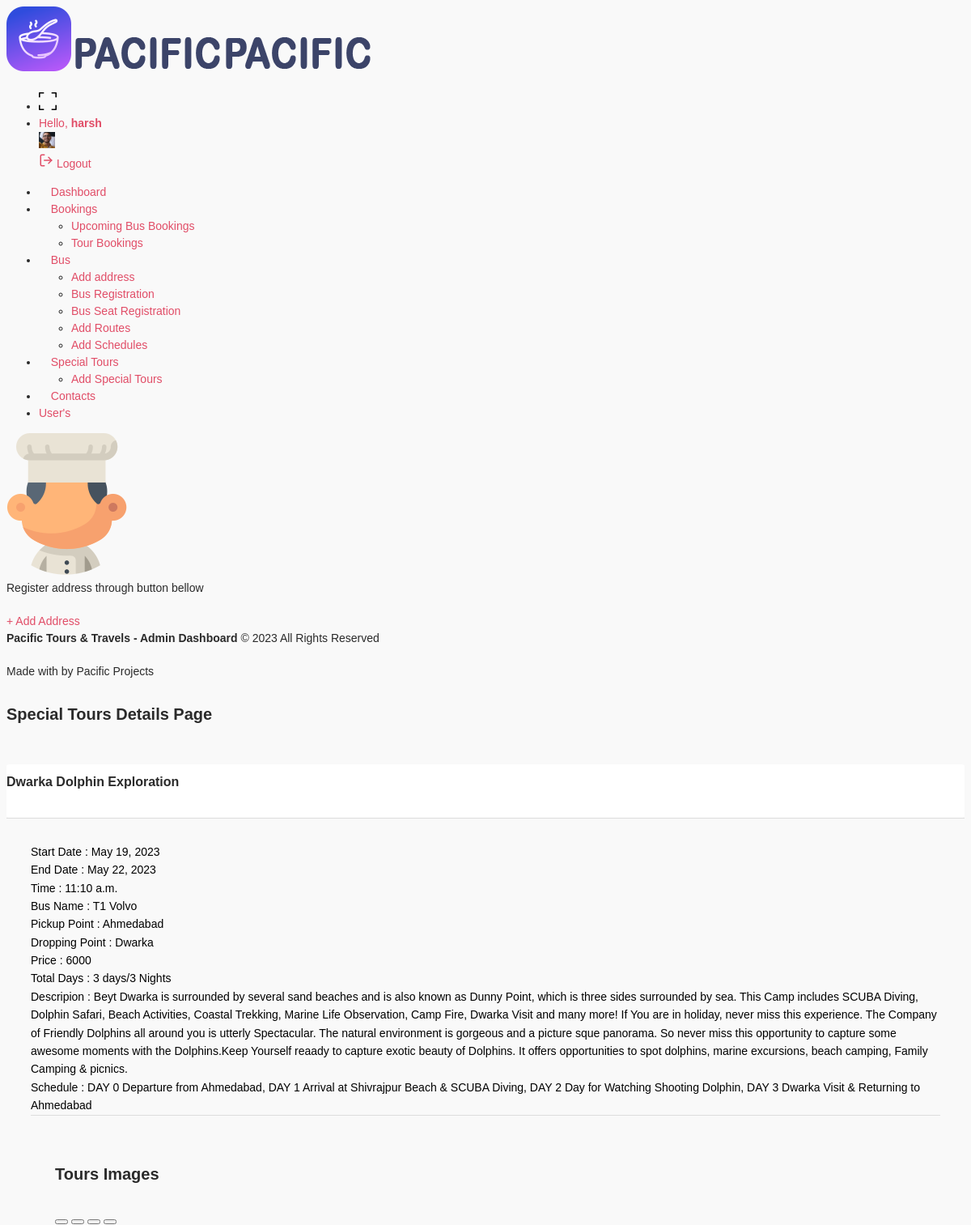
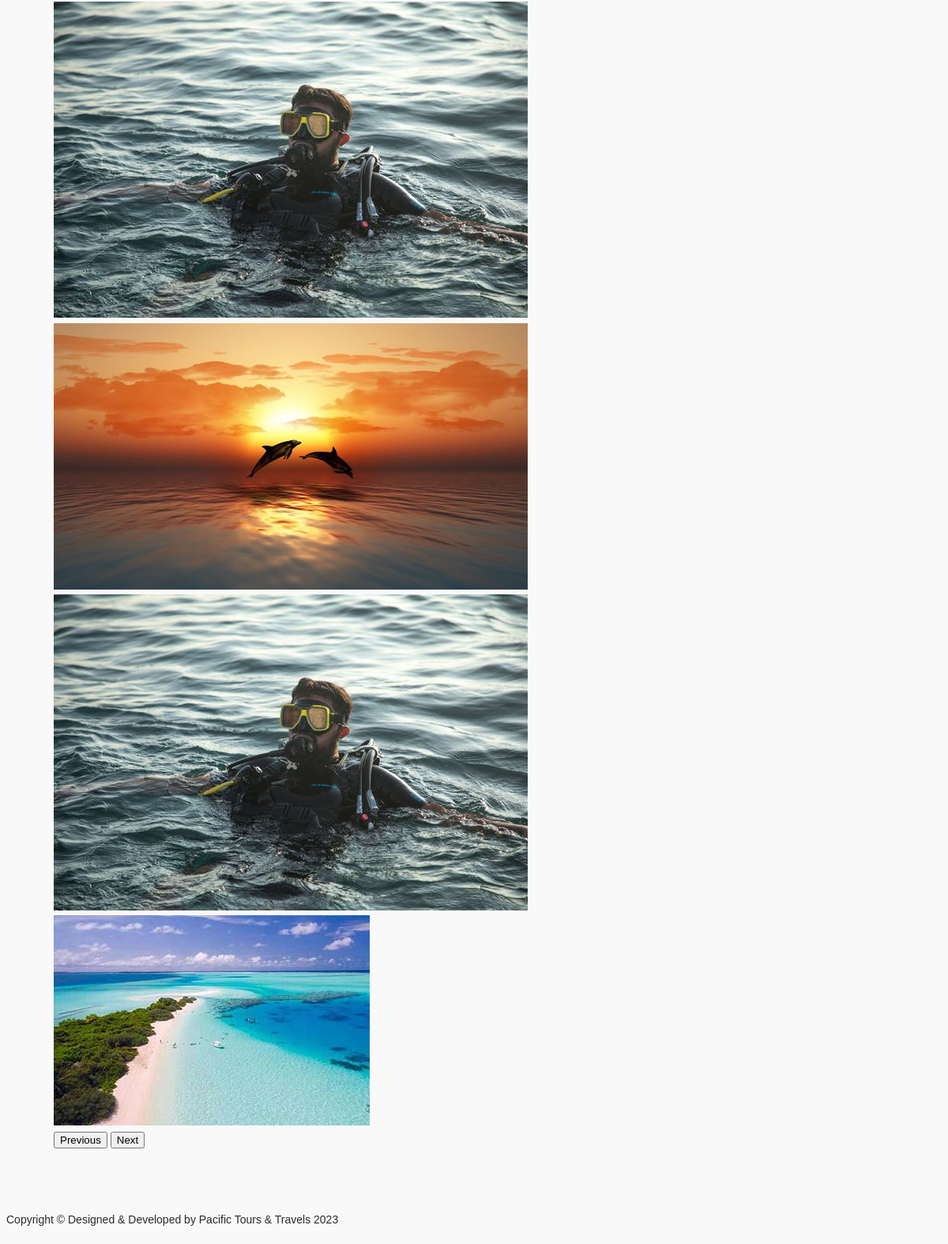
The page /manager/3/stours_details/ (signed in) on the database its author committed (2 pictures, top to bottom).
### auth_system/models.py (models this page shows)
class CustomUser(AbstractUser):
    user_type = models.CharField(max_length=10,choices=user_choice,default='customer')
    contact = models.CharField(max_length=10,default='')
    gender = models.CharField(max_length=50,choices=gender_choice,default='male')

### booking/models.py (models this page shows, shortened)
class Special_Tours(models.Model):
    name = models.CharField(max_length=100,blank=False,null=False)
    start_date = models.DateField(default=timezone.now)
    end_date = models.DateField(default=timezone.now)
    time = models.TimeField(default=timezone.now)
    bus_fk_k = models.ForeignKey(Bus,on_delete=models.CASCADE,related_name='special_tours_bus')
    description = models.CharField(max_length=1000)
    schedule = models.CharField(max_length=2000)
    origin_fk_k = models.ForeignKey(Address,on_delete=models.CASCADE,related_name='special_tours_origin_address')
    destination_fk_k = models.ForeignKey(Address,on_delete=models.CASCADE,related_name='special_tours_destination_address')
    price = models.IntegerField()
    total_days = models.CharField(max_length=15)
    boarding_point = models.CharField(max_length=50,null=True,blank=True)
    dropping_point = models.CharField(max_length=50,null=True,blank=True)
    offer = models.BooleanField(default=False,blank=True,null=True)
    offer_per = models.CharField(max_length=10,default='',null=True,blank=True)
    img1 = models.ImageField(upload_to='Images',blank=True,null=True)
    img2 = models.ImageField(upload_to='Images',blank=True,null=True)
    img3 = models.ImageField(upload_to='Images',blank=True,null=True)
    img4 = models.ImageField(upload_to='Images',blank=True,null=True)
    def get_img1_url(self):
        return self.img1.url
    def get_img2_url(self):
        return self.img2.url
    def get_img3_url(self):
        return self.img3.url
    def get_img4_url(self):
        return self.img4.url

class Bus(models.Model):
    name = models.CharField(max_length=50,blank=True,null=True)
    driver_name = models.CharField(max_length=50)
    contact = models.CharField(max_length=10)
    plate_no = models.CharField(max_length=50)
    check_ac = models.CharField(max_length=10,choices=t_type,default='non-ac')
    seat_type = models.CharField(max_length=25,choices=s_type,default='non-ac-seat(2+2)')  # new on 28-1
    max_seats = models.IntegerField()

class Address(models.Model):
    city = models.CharField(max_length=100,blank=False,null=False,unique=True)
    state = models.CharField(max_length=100,blank=False,null=False)
    pincode = models.CharField(max_length=10,blank=True,null=True)

### manager/views.py (the view)
# urls.py: path('<int:id>/stours_details/',views.stours_details, name="stours_details"),
@login_required(login_url='auth_system:login_user')
def stours_details(request,id):
    sd_obj = Special_Tours.objects.get(id=id)
    context={
        'data':sd_obj
    }
    return render(request,'manager/stours_details.html',context)

### templates/manager/stours_details.html (shortened to what this page needs)
{% extends 'manager/layout.html' %}
{% load static %}
{% block body %}
<div class="content-body">
    <div class="container-fluid">
        <div class="row page-titles mx-0">
            <div class="col-sm-6 p-md-0">
                <div class="welcome-text">
                    <h4>Special Tours Details Page</h4>
                </div>
            </div>
        </div>
        <div class="row">
            <div class="col-12">
                <div class="card">
                    <div class="card-header">
                        <h4 class="card-title">{{data.name}}</h4>
                    </div>
                    <div class="card-body" style="color: black;">
                        Start Date : {{data.start_date}}<br>
                        End Date : {{data.end_date}}<br>
                        Time : {{data.time}}<br>
                        Bus Name : {{data.bus_fk_k.name}}<br>
                        Pickup Point : {{data.origin_fk_k.city}}<br>
                        Dropping Point : {{data.destination_fk_k.city}}<br>
                        Price : {{data.price}}<br>
                        Total Days : {{data.total_days}}<br>
                        Descripion : {{data.description}}<br>
                        Schedule : {{data.schedule}}<br>
                        <div class="col-xl-6">
                            <div class="card">
                                <div class="card-body p-4">
                                    <h4 class="card-intro-title mb-4">Tours Images</h4>
                                    <div class="bootstrap-carousel">
                                        <div id="carouselExampleIndicators2" class="carousel slide" data-bs-ride="carousel">
                                            <div class="carousel-indicators">
                                                <button type="button" data-bs-target="#carouselExampleIndicators2" data-bs-slide-to="0" class="active" aria-current="true" aria-label="Slide 1"></button>
                                                <button type="button" data-bs-target="#carouselExampleIndicators2" data-bs-slide-to="1" aria-label="Slide 2"></button>
                                                <button type="button" data-bs-target="#carouselExampleIndicators2" data-bs-slide-to="2" aria-label="Slide 3"></button>
                                                <button type="button" data-bs-target="#carouselExampleIndicators2" data-bs-slide-to="3" aria-label="Slide 4"></button>
                                            </div>
                                            <div class="carousel-inner">
                                                <div class="carousel-item active">
                                                    <img class="d-block w-100" src="{{data.get_img1_url}}" alt="First slide">
                                                </div>
                                                <div class="carousel-item">
                                                    <img class="d-block w-100" src="{{data.get_img2_url}}" alt="Second slide">
                                                </div>
                                                <div class="carousel-item">
                                                    <img class="d-block w-100" src="{{data.get_img3_url}}" alt="Third slide">
                                                </div>
                                                <div class="carousel-item">
                                                    <img class="d-block w-100" src="{{data.get_img4_url}}" alt="Third slide">
                                                </div>
                                            </div>
                                            <button class="carousel-control-prev" type="button" data-bs-target="#carouselExampleIndicators2" data-bs-slide="prev">
                                                <span class="visually-hidden">Previous</span>
                                              </button>
                                              <button class="carousel-control-next" type="button" data-bs-target="#carouselExampleIndicators2" data-bs-slide="next">
                                                <span class="visually-hidden">Next</span>
                                              </button>
                                        </div>
                                    </div>
                                </div>
                            </div>
                        </div>
                    </div>
                </div>
            </div>
        </div>
    </div>
</div>
{% endblock body %}

### templates/manager/layout.html (shortened to what this page needs)
{% load static %}
<!DOCTYPE html>
<html lang="en">
<head>
    <link href="{% static 'dashboard/vendor/jqvmap/css/jqvmap.min.css' %}" rel="stylesheet">
    <link rel="stylesheet" href="{% static 'dashboard/vendor/chartist/css/chartist.min.css' %}">
    <link href="{% static 'dashboard/vendor/bootstrap-select/dist/css/bootstrap-select.min.css' %}" rel="stylesheet">
    <link href="{% static 'dashboard/css/style.css' %}" rel="stylesheet">
    <link href="{% static 'dashboard/css/LineIcons.css' %}" rel="stylesheet">
    <link rel="stylesheet" href="{% static 'dashboard/icons/flaticon/flaticon.css' %}">
    <link href="{% static 'dashboard/vendor/datatables/css/jquery.dataTables.min.css' %} " rel="stylesheet">
    <link href="{% static 'dashboard/vendor/bootstrap-select/dist/css/bootstrap-select.min.css' %}" rel="stylesheet">
</head>
<body>
    <div id="main-wrapper">
        <div class="nav-header">
            <a href="{% url 'manager:dashboard' %}" class="brand-logo">
                <img class="logo-abbr" src="{% static 'dashboard/images/logo.png' %}" alt="">
                <img class="logo-compact" src="{% static 'dashboard/images/logo-text.png' %}" alt="">
                <img class="brand-title" src="{% static 'dashboard/images/logo-text.png' %}" alt="">
            </a>
        </div>
        <div class="header">
            <div class="header-content">
                <nav class="navbar navbar-expand">
                    <div class="collapse navbar-collapse justify-content-between">
                        <ul class="navbar-nav header-right">
                            <li class="nav-item dropdown notification_dropdown">
                                <a class="nav-link dz-fullscreen primary" href="#">
                                </a>
                            </li>
                            <li class="nav-item dropdown header-profile">
                                <a class="nav-link" href="#" role="button" data-bs-toggle="dropdown">
                                    <div class="header-info">
                                        <span>Hello, <strong>{{user}}</strong></span>
                                    </div>
                                    <img src="{% static 'dashboard/images/profile/pic1.jpg' %}" width="20" alt="" />
                                </a>
                                <div class="dropdown-menu dropdown-menu-right">
                                    <a href="{% url 'auth_system:logout_user' %}" class="dropdown-item ai-icon">
                                        <span class="ms-2">Logout </span>
                                    </a>
                                </div>
                            </li>
                        </ul>
                    </div>
                </nav>
            </div>
        </div>
        <div class="deznav">
            <div class="deznav-scroll">
                <ul class="metismenu" id="menu">
                    <li><a class=" ai-icon" href="{% url 'manager:dashboard' %}" aria-expanded="false">
                            <i class="flaticon-381-networking"></i>
                            <span class="nav-text">Dashboard</span>
                        </a>
                    </li>
                    <li><a class="has-arrow ai-icon" href="javascript:void()" aria-expanded="false">
                            <i class="flaticon-381-notepad"></i>
                            <span class="nav-text">Bookings</span>
                        </a>
                        <ul aria-expanded="false">
                            <li><a href="{% url 'manager:all_bookings' %}">Upcoming Bus Bookings</a></li>
                            <li><a href="{% url 'manager:tour_bookings' %}">Tour Bookings</a></li>
                        </ul>
                    </li>
                    <li><a class="has-arrow ai-icon" href="javascript:void()" aria-expanded="false">
                            <i class="flaticon-381-television"></i>
                            <span class="nav-text">Bus</span>
                        </a>
                        <ul aria-expanded="false">
                            <li><a href="{% url 'manager:add_address' %}">Add address</a></li>
                            <li><a href="{% url 'manager:bus_registration' %}">Bus Registration</a></li>
                            <li><a href="{% url 'manager:add_bus_seat' %}">Bus Seat Registration</a></li>
                            <li><a href="{% url 'manager:add_routes' %}">Add Routes</a></li>
                            <li><a href="{% url 'manager:add_schedules' %}">Add Schedules</a></li>
                        </ul>
                    </li>
                    <li><a class="has-arrow ai-icon" href="javascript:void()" aria-expanded="false">
                            <i class="flaticon-381-controls-3"></i>
                            <span class="nav-text">Special Tours</span>
                        </a>
                        <ul aria-expanded="false">
                            <li><a href="{% url 'manager:add_special_tours' %}">Add Special Tours</a></li>
                        </ul>
                    </li>
                    <li><a class=" ai-icon" href="{% url 'manager:contact_us' %}" aria-expanded="false">
                            <i class="flaticon-381-database"></i>
                            <span class="nav-text">Contacts</span>
                        </a>
                    </li>
                    <li><a class=" ai-icon" href="{% url 'manager:all_users' %}" aria-expanded="false">
                            <span class="nav-text">User's</span>
                        </a>
                    </li>
                </ul>
                <div class="add-menu-sidebar">
                    <img src="images/icon1.png" alt="" />
                    <p>Register address through button bellow</p>
                    <a href="{% url 'manager:add_address' %}" class="btn bg-white text-black">+ Add Address</a>
                </div>
                <div class="copyright">
                    <p><strong>Pacific Tours & Travels - Admin Dashboard</strong> © 2023 All Rights Reserved</p>
                    <p>Made with  by Pacific Projects </p>
                </div>
            </div>
        </div>
        {% block body %}
        {% endblock body %}
        <div class="footer">
            <div class="copyright">
                <p>Copyright © Designed &amp; Developed by Pacific Tours & Travels </a> 2023</p>
            </div>
        </div>
    </div>
</body>
</html>

### rows shown on the page
Special_Tours: name "Dwarka Dolphin Exploration", start_date "May 19, 2023", end_date "May 22, 2023", time "11:10 a.m.", bus_fk_k.name "T1 Volvo", origin_fk_k.city "Ahmedabad", destination_fk_k.city "Dwarka", price "6000", total_days "3 days/3 Nights", description "Beyt Dwarka is surrounded by several sand beaches and is also known as Dunny Point, which is three sides surrounded by sea. This Camp includes SCUBA Diving, Dolphin Safari, Beach Activities, Coastal Trekking, Marine Life Observation, Camp Fire, Dwarka Visit and many more! If You are in holiday, never miss this experience. The Company of Friendly Dolphins all around you is utterly Spectacular. The natural environment is gorgeous and a picture sque panorama. So never miss this opportunity to capture some awesome moments with the Dolphins.Keep Yourself reaady to capture exotic beauty of Dolphins. It offers opportunities to spot dolphins, marine excursions, beach camping, Family Camping &…", schedule "DAY 0 Departure from Ahmedabad, DAY 1 Arrival at Shivrajpur Beach & SCUBA Diving, DAY 2 Day for Watching Shooting Dolphin, DAY 3 Dwarka Visit & Returning to Ahmedabad", get_img1_url (picture), get_img2_url (picture), get_img3_url (picture), get_img4_url (picture)

### other values the page prints
{{ user }} "harsh"
